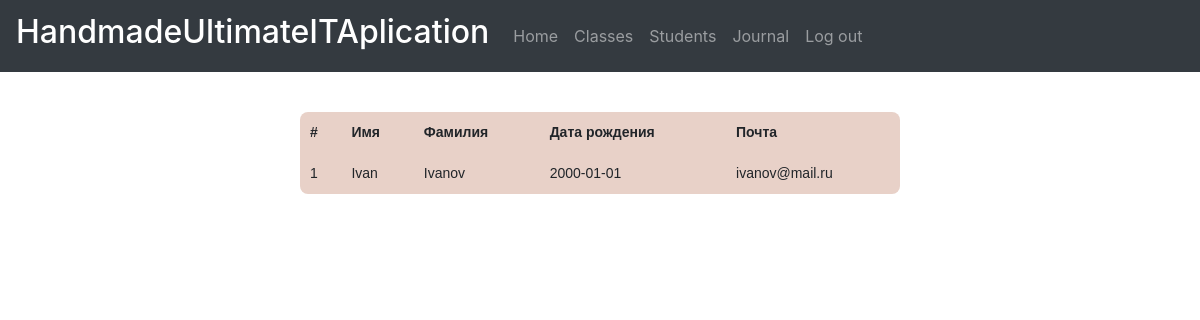
The app's page /students (signed in) with its own data.
### data/models/students.py (models this page shows)
class Students(SqlAlchemyBase, SerializerMixin):
    __tablename__ = 'students'
    id = sa.Column('id', sa.Integer, autoincrement=True, primary_key=True)
    lessons_list = sa.Column('lessons_list', sa.String, nullable=True)
    in_class = sa.Column('class', sa.Integer, sa.ForeignKey("a_classes.id"), nullable=True)
    user_id = sa.Column('user_id', sa.Integer, sa.ForeignKey("users.id"))
    users = sa.orm.relation('Users', foreign_keys=[user_id])
    a_classes = sa.orm.relation('AClasses', foreign_keys=[in_class])
    lessons_to_students = sa.orm.relation("LessonsToStudents")

### data/models/users.py (models this page shows, shortened)
class Users(SqlAlchemyBase, UserMixin, SerializerMixin):
    __tablename__ = 'users'
    id = sa.Column('id', sa.Integer, autoincrement=True, primary_key=True)
    surname = sa.Column('surname', sa.String, nullable=True)
    name = sa.Column('name', sa.String, nullable=True)
    birth_date = sa.Column('birth_date', sa.Date, nullable=True)
    role = sa.Column('role', sa.String, nullable=True)
    email = sa.Column('email', sa.String, nullable=True, unique=True)
    password = sa.Column('hashed_password', sa.String, nullable=True)
    teachers = sa.orm.relation("Teachers")
    students = sa.orm.relation("Students")

### main.py (the view)
@app.route('/students')
def students():
    if not current_user.is_authenticated:
        return redirect("/login")
    if current_user.role == "Student":
        return redirect("/")
    shadow = find_shadow(current_user)
    session = create_session()
    sts = [st for st in session.query(Students).filter(Students.in_class == shadow.a_class)]
    return render_template('students.html', students=sts)

### data/db_session.py (called while the page is built)
def create_session() -> Session:
    global __factory
    return __factory()

### main.py (called while the page is built)
def find_shadow(user):
    session = create_session()
    if user.role == 'Student':
        return session.query(Students).filter(Students.user_id == user.id).first()
    elif user.role == 'Teacher':
        return session.query(Teachers).filter(Teachers.user_id == user.id).first()

@login_manager.user_loader
def load_user(user_id):
    session = create_session()
    return session.query(Users).get(user_id)

### templates/students.html (shortened to what this page needs)
{% extends "base.html" %}
{% block content%}
<table class="my_table">
    <tr>
        <th>#</th>
        <th>Имя</th>
        <th>Фамилия</th>
        <th>Дата рождения</th>
        <th>Почта</th>
    </tr>
    {% for student in students %}
        <tr>
            <td scope="row">{{ loop.index }}</td>
            <td>{{ student.users.name }}</td>
            <td>{{ student.users.surname }}</td>
            <td>{{ student.users.birth_date }}</td>
            <td>{{ student.users.email }}</td>
        </tr>
    {% endfor %}
</table>
{% endblock %}

### templates/students.html (style rules this page uses)
table { font-family: "Lucida Sans Unicode", "Lucida Grande", Sans-Serif; font-size: 14px; margin-top: 40px; margin-left: auto; margin-right: auto; background: #e8d1c8; max-width: 50%; width: 50%; border-collapse: collapse; border-radius: 8px 8px 8px 8px; }
td, th { padding: 10px; }

### records on screen
Students: users.name "Ivan", users.surname "Ivanov", users.birth_date "2000-01-01", users.email "ivanov@mail.ru"
